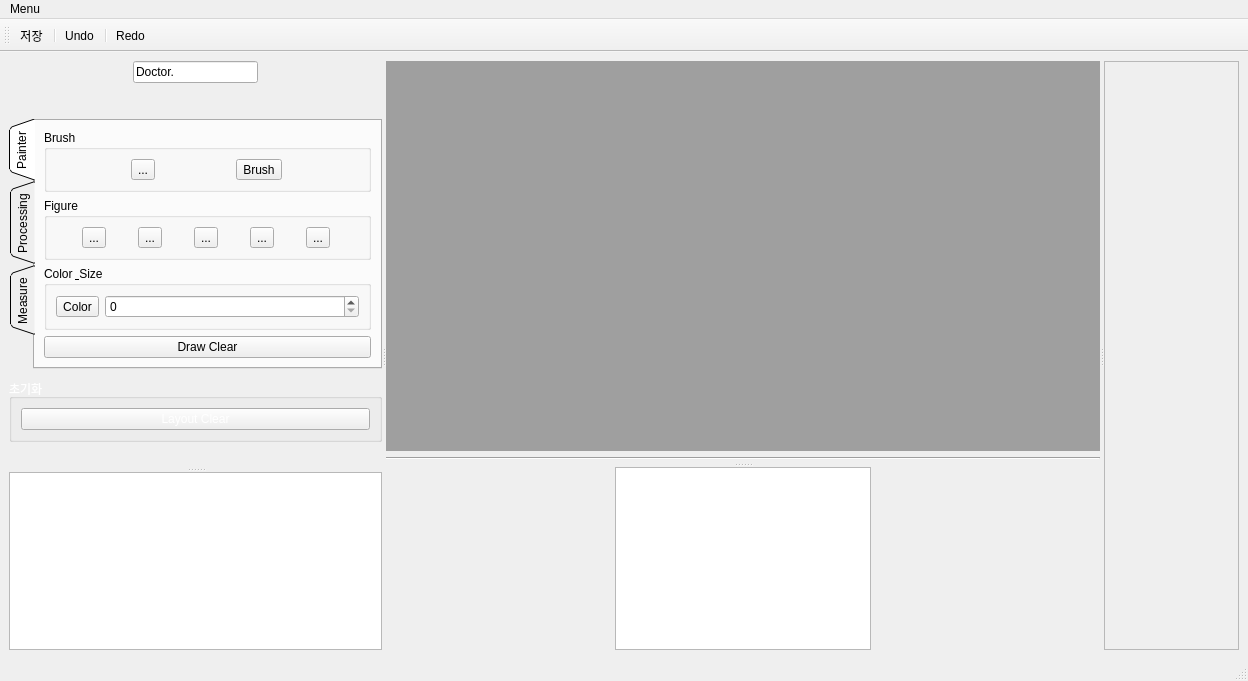
<?xml version="1.0" encoding="UTF-8"?>
<ui version="4.0">
 <class>MainWindow</class>
 <widget class="QMainWindow" name="MainWindow">
  <property name="geometry">
   <rect>
    <x>0</x>
    <y>0</y>
    <width>1248</width>
    <height>681</height>
   </rect>
  </property>
  <property name="windowTitle">
   <string>MainWindow</string>
  </property>
  <property name="styleSheet">
   <string notr="true">QMainWindow {background-color: rgb(32, 56, 100)};

</string>
  </property>
  <widget class="QWidget" name="centralwidget">
   <layout class="QVBoxLayout" name="verticalLayout_2">
    <item>
     <widget class="QSplitter" name="splitter4">
      <property name="orientation">
       <enum>Qt::Horizontal</enum>
      </property>
      <widget class="QSplitter" name="splitter3">
       <property name="orientation">
        <enum>Qt::Horizontal</enum>
       </property>
       <widget class="QSplitter" name="splitter">
        <property name="orientation">
         <enum>Qt::Vertical</enum>
        </property>
        <widget class="QWidget" name="layoutWidget">
         <layout class="QVBoxLayout" name="verticalLayout_8">
          <item>
           <layout class="QVBoxLayout" name="verticalLayout_5">
            <item>
             <layout class="QHBoxLayout" name="horizontalLayout_13">
              <item>
               <spacer name="horizontalSpacer_8">
                <property name="orientation">
                 <enum>Qt::Horizontal</enum>
                </property>
                <property name="sizeHint" stdset="0">
                 <size>
                  <width>40</width>
                  <height>20</height>
                 </size>
                </property>
               </spacer>
              </item>
              <item>
               <widget class="QLineEdit" name="doctorNameLineEdit">
                <property name="text">
                 <string>Doctor.</string>
                </property>
                <property name="readOnly">
                 <bool>true</bool>
                </property>
               </widget>
              </item>
              <item>
               <spacer name="horizontalSpacer_7">
                <property name="orientation">
                 <enum>Qt::Horizontal</enum>
                </property>
                <property name="sizeHint" stdset="0">
                 <size>
                  <width>40</width>
                  <height>20</height>
                 </size>
                </property>
               </spacer>
              </item>
             </layout>
            </item>
            <item>
             <spacer name="verticalSpacer_3">
              <property name="orientation">
               <enum>Qt::Vertical</enum>
              </property>
              <property name="sizeHint" stdset="0">
               <size>
                <width>20</width>
                <height>40</height>
               </size>
              </property>
             </spacer>
            </item>
           </layout>
          </item>
          <item>
           <widget class="QTabWidget" name="tabWidget">
            <property name="tabPosition">
             <enum>QTabWidget::West</enum>
            </property>
            <property name="tabShape">
             <enum>QTabWidget::Triangular</enum>
            </property>
            <property name="currentIndex">
             <number>0</number>
            </property>
            <widget class="QWidget" name="painterTab">
             <attribute name="title">
              <string>Painter</string>
             </attribute>
             <layout class="QVBoxLayout" name="verticalLayout">
              <item>
               <widget class="QGroupBox" name="brushGroupBox">
                <property name="styleSheet">
                 <string notr="true">QGroupBox {color: rgb(255, 255, 255)};</string>
                </property>
                <property name="title">
                 <string>Brush</string>
                </property>
                <layout class="QHBoxLayout" name="horizontalLayout_6">
                 <item>
                  <widget class="QToolButton" name="cursorToolButton">
                   <property name="text">
                    <string>...</string>
                   </property>
                   <property name="icon">
                    <iconset>
                     <normaloff>../../../../Image/cursor.png</normaloff>../../../../Image/cursor.png</iconset>
                   </property>
                  </widget>
                 </item>
                 <item>
                  <widget class="QToolButton" name="brushToolButton">
                   <property name="styleSheet">
                    <string notr="true">QToolButton {color: rgb(255, 255, 255)};
</string>
                   </property>
                   <property name="text">
                    <string>Brush</string>
                   </property>
                   <property name="icon">
                    <iconset>
                     <normaloff>Image/draw.png</normaloff>Image/draw.png</iconset>
                   </property>
                  </widget>
                 </item>
                </layout>
               </widget>
              </item>
              <item>
               <widget class="QGroupBox" name="figureGroupBox">
                <property name="styleSheet">
                 <string notr="true">QGroupBox {color: rgb(255, 255, 255)};</string>
                </property>
                <property name="title">
                 <string>Figure</string>
                </property>
                <layout class="QHBoxLayout" name="horizontalLayout_3">
                 <item>
                  <widget class="QToolButton" name="circleToolButton">
                   <property name="minimumSize">
                    <size>
                     <width>0</width>
                     <height>0</height>
                    </size>
                   </property>
                   <property name="text">
                    <string>...</string>
                   </property>
                   <property name="icon">
                    <iconset resource="Image.qrc">
                     <normaloff>:/icon/Image/circle2.png</normaloff>:/icon/Image/circle2.png</iconset>
                   </property>
                   <property name="iconSize">
                    <size>
                     <width>30</width>
                     <height>30</height>
                    </size>
                   </property>
                  </widget>
                 </item>
                 <item>
                  <widget class="QToolButton" name="triangleToolButton">
                   <property name="minimumSize">
                    <size>
                     <width>0</width>
                     <height>0</height>
                    </size>
                   </property>
                   <property name="text">
                    <string>...</string>
                   </property>
                   <property name="icon">
                    <iconset resource="Image.qrc">
                     <normaloff>:/icon/Image/triangle2.png</normaloff>:/icon/Image/triangle2.png</iconset>
                   </property>
                   <property name="iconSize">
                    <size>
                     <width>30</width>
                     <height>30</height>
                    </size>
                   </property>
                  </widget>
                 </item>
                 <item>
                  <widget class="QToolButton" name="rectangleToolButton">
                   <property name="minimumSize">
                    <size>
                     <width>0</width>
                     <height>0</height>
                    </size>
                   </property>
                   <property name="text">
                    <string>...</string>
                   </property>
                   <property name="icon">
                    <iconset resource="Image.qrc">
                     <normaloff>:/icon/Image/rectangle2.png</normaloff>:/icon/Image/rectangle2.png</iconset>
                   </property>
                   <property name="iconSize">
                    <size>
                     <width>30</width>
                     <height>30</height>
                    </size>
                   </property>
                  </widget>
                 </item>
                 <item>
                  <widget class="QToolButton" name="arrowToolButton">
                   <property name="minimumSize">
                    <size>
                     <width>0</width>
                     <height>0</height>
                    </size>
                   </property>
                   <property name="text">
                    <string>...</string>
                   </property>
                   <property name="icon">
                    <iconset resource="Image.qrc">
                     <normaloff>:/icon/Image/arrow3.png</normaloff>:/icon/Image/arrow3.png</iconset>
                   </property>
                   <property name="iconSize">
                    <size>
                     <width>30</width>
                     <height>30</height>
                    </size>
                   </property>
                  </widget>
                 </item>
                 <item>
                  <widget class="QToolButton" name="linetoolButton">
                   <property name="text">
                    <string>...</string>
                   </property>
                  </widget>
                 </item>
                </layout>
               </widget>
              </item>
              <item>
               <widget class="QGroupBox" name="colorGroupBox">
                <property name="styleSheet">
                 <string notr="true">QGroupBox {color: rgb(255, 255, 255)};</string>
                </property>
                <property name="title">
                 <string>Color &amp; Size</string>
                </property>
                <layout class="QHBoxLayout" name="horizontalLayout_4">
                 <item>
                  <widget class="QToolButton" name="colorToolButton">
                   <property name="layoutDirection">
                    <enum>Qt::LeftToRight</enum>
                   </property>
                   <property name="text">
                    <string>Color</string>
                   </property>
                   <property name="icon">
                    <iconset resource="Image.qrc">
                     <normaloff>:/icon/Image/color.png</normaloff>:/icon/Image/color.png</iconset>
                   </property>
                   <property name="iconSize">
                    <size>
                     <width>150</width>
                     <height>15</height>
                    </size>
                   </property>
                  </widget>
                 </item>
                 <item>
                  <widget class="QSpinBox" name="spinBox"/>
                 </item>
                </layout>
               </widget>
              </item>
              <item>
               <widget class="QPushButton" name="drawClearPushButton">
                <property name="styleSheet">
                 <string notr="true">QPushButton {background-color: rgb(217, 217, 217)};</string>
                </property>
                <property name="text">
                 <string>Draw Clear</string>
                </property>
               </widget>
              </item>
             </layout>
            </widget>
            <widget class="QWidget" name="processingTab">
             <attribute name="title">
              <string>Processing</string>
             </attribute>
             <layout class="QVBoxLayout" name="verticalLayout_4">
              <item>
               <widget class="QGroupBox" name="imageGroupBox">
                <property name="styleSheet">
                 <string notr="true">QGroupBox {color: rgb(255, 255, 255)};</string>
                </property>
                <property name="title">
                 <string>Image</string>
                </property>
                <layout class="QVBoxLayout" name="verticalLayout_3">
                 <item>
                  <layout class="QHBoxLayout" name="horizontalLayout_7">
                   <item>
                    <widget class="QToolButton" name="brightToolButton">
                     <property name="text">
                      <string>...</string>
                     </property>
                     <property name="icon">
                      <iconset resource="Image.qrc">
                       <normaloff>:/icon/Image/bright.png</normaloff>:/icon/Image/bright.png</iconset>
                     </property>
                     <property name="iconSize">
                      <size>
                       <width>30</width>
                       <height>30</height>
                      </size>
                     </property>
                    </widget>
                   </item>
                   <item>
                    <widget class="QToolButton" name="brightnessToolButton">
                     <property name="text">
                      <string>...</string>
                     </property>
                     <property name="icon">
                      <iconset resource="Image.qrc">
                       <normaloff>:/icon/Image/brightness.png</normaloff>:/icon/Image/brightness.png</iconset>
                     </property>
                     <property name="iconSize">
                      <size>
                       <width>30</width>
                       <height>30</height>
                      </size>
                     </property>
                    </widget>
                   </item>
                   <item>
                    <widget class="QToolButton" name="sharpenToolButton">
                     <property name="text">
                      <string>...</string>
                     </property>
                     <property name="icon">
                      <iconset resource="Image.qrc">
                       <normaloff>:/icon/Image/sharpen.png</normaloff>:/icon/Image/sharpen.png</iconset>
                     </property>
                     <property name="iconSize">
                      <size>
                       <width>30</width>
                       <height>30</height>
                      </size>
                     </property>
                    </widget>
                   </item>
                  </layout>
                 </item>
                 <item>
                  <layout class="QHBoxLayout" name="horizontalLayout_9">
                   <item>
                    <widget class="QToolButton" name="contrastToolButton">
                     <property name="text">
                      <string>...</string>
                     </property>
                     <property name="icon">
                      <iconset resource="Image.qrc">
                       <normaloff>:/icon/Image/Contrast.png</normaloff>:/icon/Image/Contrast.png</iconset>
                     </property>
                     <property name="iconSize">
                      <size>
                       <width>30</width>
                       <height>30</height>
                      </size>
                     </property>
                    </widget>
                   </item>
                   <item>
                    <widget class="QToolButton" name="verticalFlipToolButton">
                     <property name="text">
                      <string>...</string>
                     </property>
                     <property name="icon">
                      <iconset resource="Image.qrc">
                       <normaloff>:/icon/Image/vertical flip.png</normaloff>:/icon/Image/vertical flip.png</iconset>
                     </property>
                     <property name="iconSize">
                      <size>
                       <width>30</width>
                       <height>30</height>
                      </size>
                     </property>
                    </widget>
                   </item>
                   <item>
                    <widget class="QToolButton" name="horizontalFlipToolButton">
                     <property name="text">
                      <string>...</string>
                     </property>
                     <property name="icon">
                      <iconset resource="Image.qrc">
                       <normaloff>:/icon/Image/horizontal flip.png</normaloff>:/icon/Image/horizontal flip.png</iconset>
                     </property>
                     <property name="iconSize">
                      <size>
                       <width>30</width>
                       <height>30</height>
                      </size>
                     </property>
                    </widget>
                   </item>
                  </layout>
                 </item>
                 <item>
                  <layout class="QHBoxLayout" name="horizontalLayout_10">
                   <item>
                    <widget class="QToolButton" name="zoomInToolButton">
                     <property name="text">
                      <string>...</string>
                     </property>
                     <property name="icon">
                      <iconset resource="Image.qrc">
                       <normaloff>:/icon/Image/zoom.png</normaloff>:/icon/Image/zoom.png</iconset>
                     </property>
                     <property name="iconSize">
                      <size>
                       <width>30</width>
                       <height>30</height>
                      </size>
                     </property>
                    </widget>
                   </item>
                   <item>
                    <widget class="QToolButton" name="zoomOutToolButton">
                     <property name="text">
                      <string>...</string>
                     </property>
                     <property name="icon">
                      <iconset resource="Image.qrc">
                       <normaloff>:/icon/Image/zoomOut.png</normaloff>:/icon/Image/zoomOut.png</iconset>
                     </property>
                     <property name="iconSize">
                      <size>
                       <width>30</width>
                       <height>30</height>
                      </size>
                     </property>
                    </widget>
                   </item>
                   <item>
                    <widget class="QToolButton" name="panningToolButton">
                     <property name="text">
                      <string>...</string>
                     </property>
                     <property name="icon">
                      <iconset resource="Image.qrc">
                       <normaloff>:/icon/Image/panning.png</normaloff>:/icon/Image/panning.png</iconset>
                     </property>
                     <property name="iconSize">
                      <size>
                       <width>30</width>
                       <height>30</height>
                      </size>
                     </property>
                    </widget>
                   </item>
                  </layout>
                 </item>
                 <item>
                  <layout class="QHBoxLayout" name="horizontalLayout_12">
                   <item>
                    <widget class="QToolButton" name="leftRotateToolButton">
                     <property name="text">
                      <string>...</string>
                     </property>
                     <property name="icon">
                      <iconset resource="Image.qrc">
                       <normaloff>:/icon/Image/rotate_L.png</normaloff>:/icon/Image/rotate_L.png</iconset>
                     </property>
                     <property name="iconSize">
                      <size>
                       <width>30</width>
                       <height>30</height>
                      </size>
                     </property>
                    </widget>
                   </item>
                   <item>
                    <widget class="QToolButton" name="rightRotateToolButton">
                     <property name="text">
                      <string>...</string>
                     </property>
                     <property name="icon">
                      <iconset resource="Image.qrc">
                       <normaloff>:/icon/Image/rotate_R.png</normaloff>:/icon/Image/rotate_R.png</iconset>
                     </property>
                     <property name="iconSize">
                      <size>
                       <width>30</width>
                       <height>30</height>
                      </size>
                     </property>
                    </widget>
                   </item>
                   <item>
                    <widget class="QPushButton" name="imageSizeClearPushButton">
                     <property name="styleSheet">
                      <string notr="true">QPushButton {background-color: rgb(217, 217, 217)};</string>
                     </property>
                     <property name="text">
                      <string>Source
Size</string>
                     </property>
                    </widget>
                   </item>
                  </layout>
                 </item>
                </layout>
               </widget>
              </item>
             </layout>
            </widget>
            <widget class="QWidget" name="measueTab">
             <attribute name="title">
              <string>Measure</string>
             </attribute>
             <layout class="QVBoxLayout" name="verticalLayout_6">
              <item>
               <widget class="QGroupBox" name="measureGroupBox">
                <property name="styleSheet">
                 <string notr="true">QGroupBox {color: rgb(255, 255, 255)};</string>
                </property>
                <property name="title">
                 <string>Measure</string>
                </property>
                <layout class="QHBoxLayout" name="horizontalLayout_5">
                 <item>
                  <widget class="QToolButton" name="rulerToolButton">
                   <property name="minimumSize">
                    <size>
                     <width>0</width>
                     <height>0</height>
                    </size>
                   </property>
                   <property name="text">
                    <string>...</string>
                   </property>
                   <property name="icon">
                    <iconset resource="Image.qrc">
                     <normaloff>:/icon/Image/ruler.png</normaloff>:/icon/Image/ruler.png</iconset>
                   </property>
                   <property name="iconSize">
                    <size>
                     <width>30</width>
                     <height>30</height>
                    </size>
                   </property>
                  </widget>
                 </item>
                 <item>
                  <widget class="QToolButton" name="measureToolButton">
                   <property name="minimumSize">
                    <size>
                     <width>0</width>
                     <height>0</height>
                    </size>
                   </property>
                   <property name="text">
                    <string>...</string>
                   </property>
                   <property name="icon">
                    <iconset resource="Image.qrc">
                     <normaloff>:/icon/Image/measure.png</normaloff>:/icon/Image/measure.png</iconset>
                   </property>
                   <property name="iconSize">
                    <size>
                     <width>30</width>
                     <height>30</height>
                    </size>
                   </property>
                  </widget>
                 </item>
                 <item>
                  <widget class="QToolButton" name="protractorToolButton">
                   <property name="minimumSize">
                    <size>
                     <width>0</width>
                     <height>0</height>
                    </size>
                   </property>
                   <property name="text">
                    <string>...</string>
                   </property>
                   <property name="icon">
                    <iconset resource="Image.qrc">
                     <normaloff>:/icon/Image/progtractor.png</normaloff>:/icon/Image/progtractor.png</iconset>
                   </property>
                   <property name="iconSize">
                    <size>
                     <width>30</width>
                     <height>30</height>
                    </size>
                   </property>
                  </widget>
                 </item>
                </layout>
               </widget>
              </item>
              <item>
               <widget class="QGroupBox" name="implantGroupBox">
                <property name="styleSheet">
                 <string notr="true">QGroupBox {color: rgb(255, 255, 255)};</string>
                </property>
                <property name="title">
                 <string>Implant</string>
                </property>
                <layout class="QHBoxLayout" name="horizontalLayout_11">
                 <item>
                  <widget class="QToolButton" name="implantToolButton">
                   <property name="minimumSize">
                    <size>
                     <width>100</width>
                     <height>0</height>
                    </size>
                   </property>
                   <property name="sizeIncrement">
                    <size>
                     <width>0</width>
                     <height>0</height>
                    </size>
                   </property>
                   <property name="text">
                    <string>...</string>
                   </property>
                   <property name="icon">
                    <iconset resource="Image.qrc">
                     <normaloff>:/icon/Image/implant.png</normaloff>:/icon/Image/implant.png</iconset>
                   </property>
                   <property name="iconSize">
                    <size>
                     <width>30</width>
                     <height>30</height>
                    </size>
                   </property>
                  </widget>
                 </item>
                 <item>
                  <widget class="QToolButton" name="implantToolButton_2">
                   <property name="minimumSize">
                    <size>
                     <width>100</width>
                     <height>0</height>
                    </size>
                   </property>
                   <property name="sizeIncrement">
                    <size>
                     <width>0</width>
                     <height>0</height>
                    </size>
                   </property>
                   <property name="text">
                    <string>...</string>
                   </property>
                   <property name="icon">
                    <iconset resource="Image.qrc">
                     <normaloff>:/icon/Image/implant.png</normaloff>:/icon/Image/implant.png</iconset>
                   </property>
                   <property name="iconSize">
                    <size>
                     <width>30</width>
                     <height>30</height>
                    </size>
                   </property>
                  </widget>
                 </item>
                </layout>
               </widget>
              </item>
             </layout>
            </widget>
           </widget>
          </item>
          <item>
           <layout class="QVBoxLayout" name="verticalLayout_7">
            <item>
             <spacer name="verticalSpacer_4">
              <property name="orientation">
               <enum>Qt::Vertical</enum>
              </property>
              <property name="sizeHint" stdset="0">
               <size>
                <width>20</width>
                <height>15</height>
               </size>
              </property>
             </spacer>
            </item>
            <item>
             <widget class="QGroupBox" name="initializationGroupBox">
              <property name="palette">
               <palette>
                <active>
                 <colorrole role="WindowText">
                  <brush brushstyle="SolidPattern">
                   <color alpha="255">
                    <red>255</red>
                    <green>255</green>
                    <blue>255</blue>
                   </color>
                  </brush>
                 </colorrole>
                 <colorrole role="Text">
                  <brush brushstyle="SolidPattern">
                   <color alpha="255">
                    <red>255</red>
                    <green>255</green>
                    <blue>255</blue>
                   </color>
                  </brush>
                 </colorrole>
                 <colorrole role="ButtonText">
                  <brush brushstyle="SolidPattern">
                   <color alpha="255">
                    <red>255</red>
                    <green>255</green>
                    <blue>255</blue>
                   </color>
                  </brush>
                 </colorrole>
                 <colorrole role="PlaceholderText">
                  <brush brushstyle="SolidPattern">
                   <color alpha="255">
                    <red>255</red>
                    <green>255</green>
                    <blue>255</blue>
                   </color>
                  </brush>
                 </colorrole>
                </active>
                <inactive>
                 <colorrole role="WindowText">
                  <brush brushstyle="SolidPattern">
                   <color alpha="255">
                    <red>255</red>
                    <green>255</green>
                    <blue>255</blue>
                   </color>
                  </brush>
                 </colorrole>
                 <colorrole role="Text">
                  <brush brushstyle="SolidPattern">
                   <color alpha="255">
                    <red>255</red>
                    <green>255</green>
                    <blue>255</blue>
                   </color>
                  </brush>
                 </colorrole>
                 <colorrole role="ButtonText">
                  <brush brushstyle="SolidPattern">
                   <color alpha="255">
                    <red>255</red>
                    <green>255</green>
                    <blue>255</blue>
                   </color>
                  </brush>
                 </colorrole>
                 <colorrole role="PlaceholderText">
                  <brush brushstyle="SolidPattern">
                   <color alpha="255">
                    <red>255</red>
                    <green>255</green>
                    <blue>255</blue>
                   </color>
                  </brush>
                 </colorrole>
                </inactive>
                <disabled>
                 <colorrole role="WindowText">
                  <brush brushstyle="SolidPattern">
                   <color alpha="255">
                    <red>255</red>
                    <green>255</green>
                    <blue>255</blue>
                   </color>
                  </brush>
                 </colorrole>
                 <colorrole role="Text">
                  <brush brushstyle="SolidPattern">
                   <color alpha="255">
                    <red>255</red>
                    <green>255</green>
                    <blue>255</blue>
                   </color>
                  </brush>
                 </colorrole>
                 <colorrole role="ButtonText">
                  <brush brushstyle="SolidPattern">
                   <color alpha="255">
                    <red>255</red>
                    <green>255</green>
                    <blue>255</blue>
                   </color>
                  </brush>
                 </colorrole>
                 <colorrole role="PlaceholderText">
                  <brush brushstyle="SolidPattern">
                   <color alpha="255">
                    <red>255</red>
                    <green>255</green>
                    <blue>255</blue>
                   </color>
                  </brush>
                 </colorrole>
                </disabled>
               </palette>
              </property>
              <property name="autoFillBackground">
               <bool>false</bool>
              </property>
              <property name="styleSheet">
               <string notr="true">QGroupBox {color: rgb(255, 255, 255)};


</string>
              </property>
              <property name="title">
               <string>초기화</string>
              </property>
              <property name="checkable">
               <bool>false</bool>
              </property>
              <layout class="QHBoxLayout" name="horizontalLayout_8">
               <item>
                <widget class="QPushButton" name="layoutClearPushButton">
                 <property name="styleSheet">
                  <string notr="true">QPushButton {background-color: rgb(217, 217, 217)};
</string>
                 </property>
                 <property name="text">
                  <string>Layout Clear</string>
                 </property>
                </widget>
               </item>
              </layout>
             </widget>
            </item>
           </layout>
          </item>
          <item>
           <spacer name="verticalSpacer_2">
            <property name="orientation">
             <enum>Qt::Vertical</enum>
            </property>
            <property name="sizeHint" stdset="0">
             <size>
              <width>256</width>
              <height>36</height>
             </size>
            </property>
           </spacer>
          </item>
         </layout>
        </widget>
        <widget class="QTableView" name="patientTableView">
         <property name="alternatingRowColors">
          <bool>true</bool>
         </property>
         <property name="selectionBehavior">
          <enum>QAbstractItemView::SelectRows</enum>
         </property>
         <attribute name="verticalHeaderDefaultSectionSize">
          <number>15</number>
         </attribute>
        </widget>
       </widget>
       <widget class="QSplitter" name="splitter2">
        <property name="orientation">
         <enum>Qt::Vertical</enum>
        </property>
        <widget class="QWidget" name="layoutWidget">
         <layout class="QVBoxLayout" name="verticalLayout_11">
          <item>
           <widget class="QMdiArea" name="mdiArea">
            <property name="styleSheet">
             <string notr="true">QMdiArea {background-color: rgb(32, 56, 100)};
</string>
            </property>
            <property name="viewMode">
             <enum>QMdiArea::TabbedView</enum>
            </property>
           </widget>
          </item>
          <item>
           <widget class="Line" name="line">
            <property name="orientation">
             <enum>Qt::Horizontal</enum>
            </property>
           </widget>
          </item>
          <item>
           <spacer name="verticalSpacer">
            <property name="orientation">
             <enum>Qt::Vertical</enum>
            </property>
            <property name="sizeHint" stdset="0">
             <size>
              <width>522</width>
              <height>13</height>
             </size>
            </property>
           </spacer>
          </item>
         </layout>
        </widget>
        <widget class="QWidget" name="layoutWidget">
         <layout class="QHBoxLayout" name="horizontalLayout_14">
          <item>
           <spacer name="horizontalSpacer_9">
            <property name="orientation">
             <enum>Qt::Horizontal</enum>
            </property>
            <property name="sizeHint" stdset="0">
             <size>
              <width>40</width>
              <height>20</height>
             </size>
            </property>
           </spacer>
          </item>
          <item>
           <widget class="QListWidget" name="listWidget"/>
          </item>
          <item>
           <spacer name="horizontalSpacer_10">
            <property name="orientation">
             <enum>Qt::Horizontal</enum>
            </property>
            <property name="sizeHint" stdset="0">
             <size>
              <width>40</width>
              <height>20</height>
             </size>
            </property>
           </spacer>
          </item>
         </layout>
        </widget>
       </widget>
      </widget>
      <widget class="QFrame" name="frame">
       <property name="maximumSize">
        <size>
         <width>16777215</width>
         <height>16777215</height>
        </size>
       </property>
       <property name="frameShape">
        <enum>QFrame::StyledPanel</enum>
       </property>
       <property name="frameShadow">
        <enum>QFrame::Raised</enum>
       </property>
      </widget>
     </widget>
    </item>
   </layout>
  </widget>
  <widget class="QMenuBar" name="menubar">
   <property name="geometry">
    <rect>
     <x>0</x>
     <y>0</y>
     <width>1248</width>
     <height>17</height>
    </rect>
   </property>
   <widget class="QMenu" name="menuMenu">
    <property name="title">
     <string>Menu</string>
    </property>
   </widget>
   <addaction name="menuMenu"/>
  </widget>
  <widget class="QStatusBar" name="statusbar"/>
  <widget class="QToolBar" name="toolBar">
   <property name="windowTitle">
    <string>toolBar</string>
   </property>
   <attribute name="toolBarArea">
    <enum>TopToolBarArea</enum>
   </attribute>
   <attribute name="toolBarBreak">
    <bool>false</bool>
   </attribute>
   <addaction name="actionSave"/>
   <addaction name="separator"/>
   <addaction name="actionUndo"/>
   <addaction name="separator"/>
   <addaction name="actionRedo"/>
  </widget>
  <action name="actionSave">
   <property name="text">
    <string>저장</string>
   </property>
  </action>
  <action name="actionRedo">
   <property name="text">
    <string>Redo</string>
   </property>
  </action>
  <action name="actionUndo">
   <property name="text">
    <string>Undo</string>
   </property>
  </action>
 </widget>
 <resources>
  <include location="Image.qrc"/>
 </resources>
 <connections/>
</ui>
